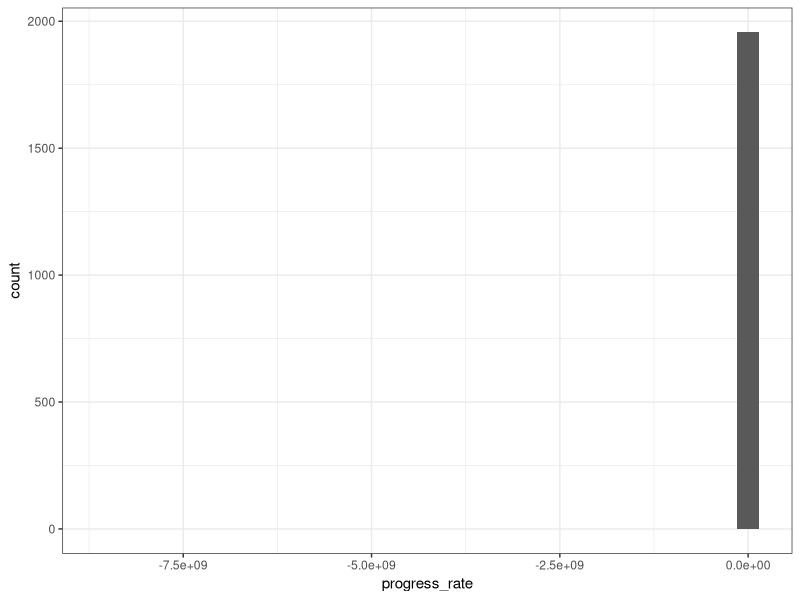
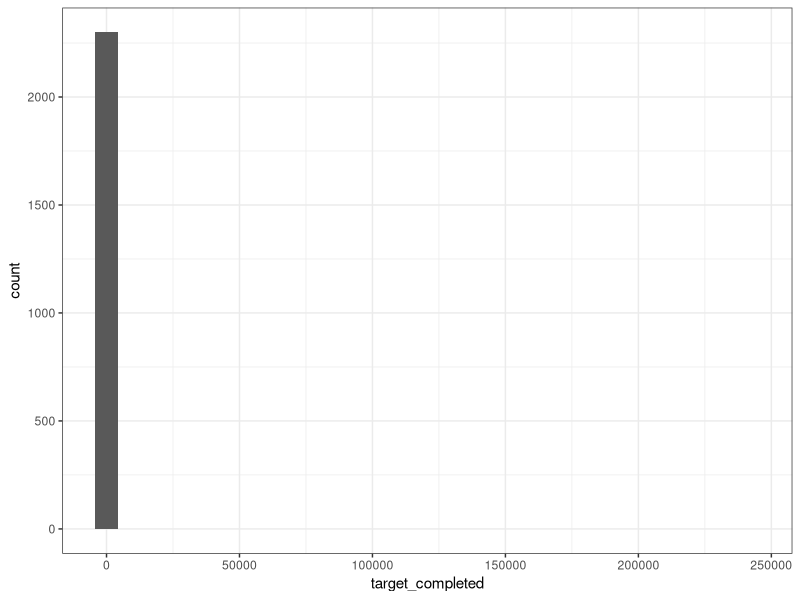
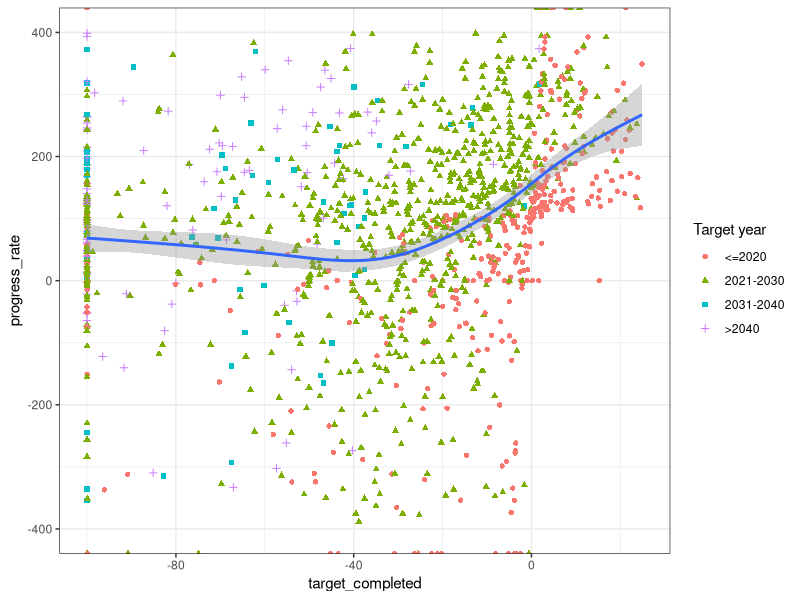
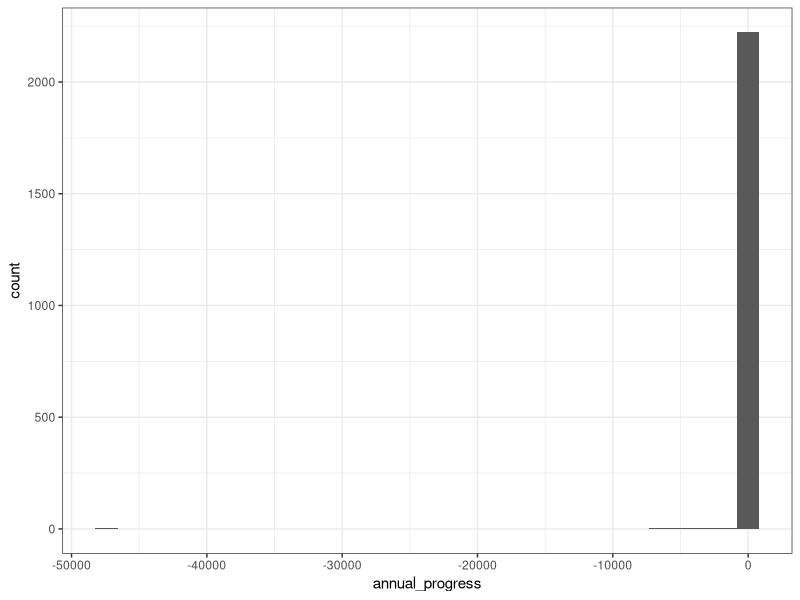
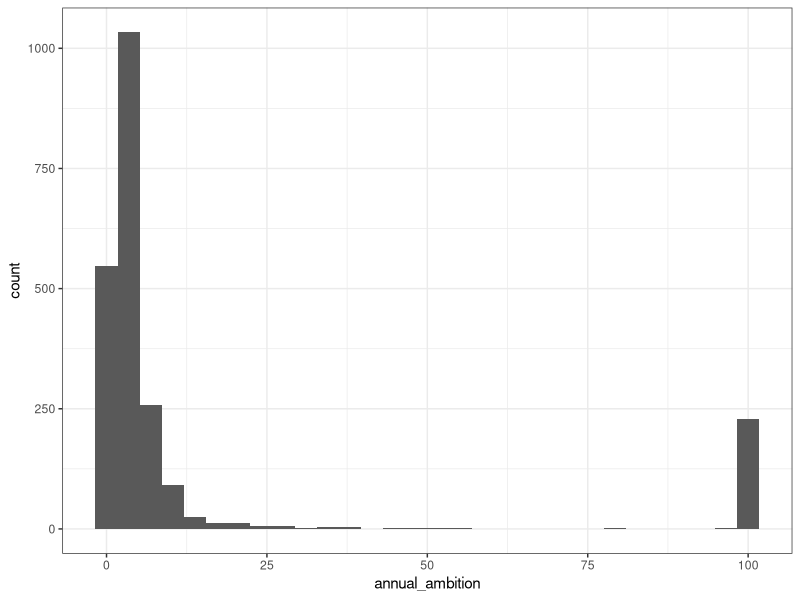
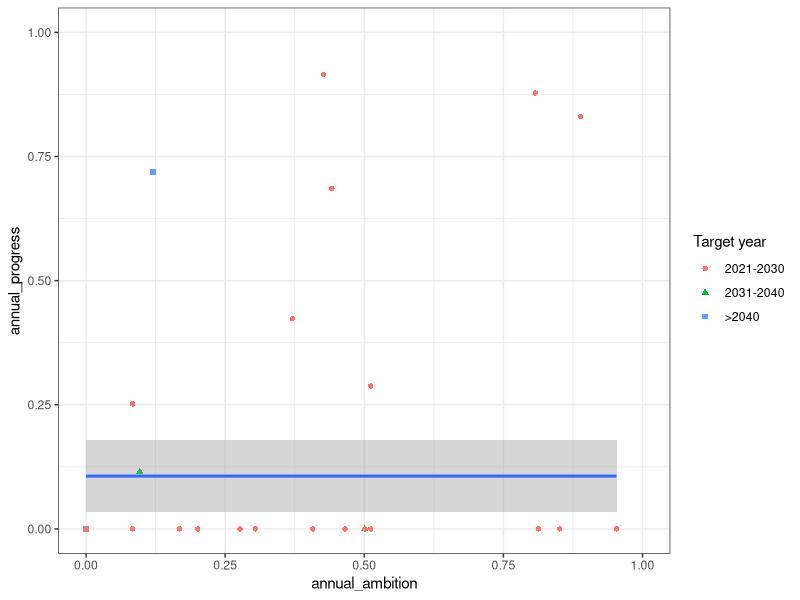
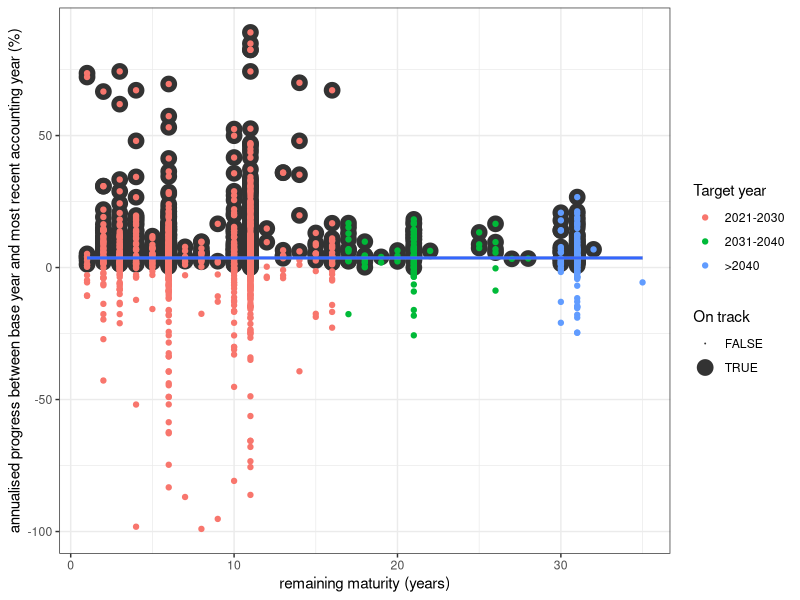
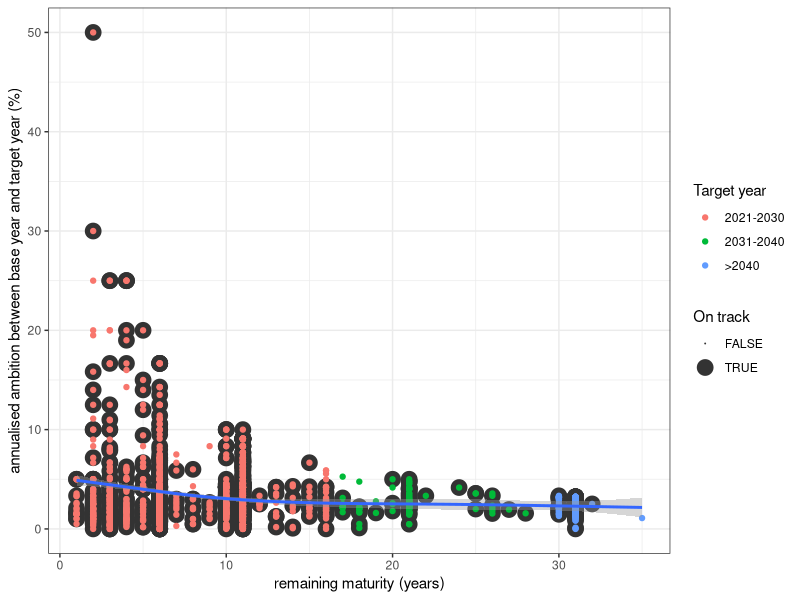

Write R code to recreate these figures, in order.
library(stringr)
library(readxl)
library(tidyverse)
library(data.table)
library(patchwork)

choice = "response" # resonse or processed
# read in data (response or processed)
# RESPONSE DATA
data_2020_response_original <- read_excel('data/CDP/input/CDP_CCTD_2020_abs_ER_public.xlsx', sheet = "Absolute ER")
data_2020_response <- select(data_2020_response_original, account_id, 
                             `Base year emissions (100% of scope)`, `Base year emissions (100% of scope, excl. scope 3)`, `Base year`,
                             `MRY emissions (100% of scope)`, `MRY emissions (100% of scope, excl. scope 3)`, `Most recent accounting year`,
                             `Targeted reduction from base year (%)`, `Target year`)
nrow(data_2020_response)

# PROCESSED DATA (CAAT)
data_CAAT_2020 <- read.table('data/CDP/output/data_CAAT.csv', sep=";", header = TRUE)
nrow(data_CAAT_2020)
data_2020_processed <- mutate(data_CAAT_2020, selection=ifelse(is.na(`Target.Year.2`), 1, 2),
                             `Target year`=ifelse(selection==1, `Target.Year.1`, `Target.Year.2`),
                             `Targeted reduction from base year (%)`=ifelse(selection==1, `Target.Year.1.Scope.1.emissions.reduction..perc.`, `Target.Year.2.Scope.1.emissions.reduction..perc.`))
data_2020_processed <- mutate(data_2020_processed, account_id=`Actor.name`,
                                                 `Base year emissions (100% of scope)`=NA, 
                                                 `Base year emissions (100% of scope, excl. scope 3)`=`BY.Scope.1.emissions..tCO2e.`+`BY.Scope.2.emissions..tCO2e.`,
                                                 `Base year`=`Base.Year`,
                                                 `MRY emissions (100% of scope)`=NA, 
                                                 `MRY emissions (100% of scope, excl. scope 3)`=`MRY.Scope.1.emissions..tCO2e.`+`MRY.Scope.2.emissions..tCO2e.`, 
                                                 `Most recent accounting year`=`MRY.Year`) %>%
                     select(account_id, 
                            `Base year emissions (100% of scope)`, `Base year emissions (100% of scope, excl. scope 3)`, `Base year`,
                            `MRY emissions (100% of scope)`, `MRY emissions (100% of scope, excl. scope 3)`, `Most recent accounting year`,
                            `Targeted reduction from base year (%)`, `Target year`)
nrow(data_2020_processed)


if (choice=="response") {data_2020=data_2020_response} else {data_2020=data_2020_processed}

   
data_progress <-  mutate(data_2020,
                         BY_EM=ifelse(is.na(`Base year emissions (100% of scope, excl. scope 3)`), `Base year emissions (100% of scope)`, `Base year emissions (100% of scope, excl. scope 3)`),
                         MRY_EM=ifelse(is.na(`MRY emissions (100% of scope, excl. scope 3)`), `MRY emissions (100% of scope)`, `MRY emissions (100% of scope, excl. scope 3)`)) %>%
                  rename(BY=`Base year`,
                         MRY=`Most recent accounting year`,
                         TR=`Targeted reduction from base year (%)`, TY=`Target year`) %>%
                  filter(!is.na(BY_EM), !(BY_EM=="private_response"), 
                         !is.na(MRY_EM), MRY_EM>0, !(MRY_EM=="private_response"), 
                         !is.na(TR), 
                         !is.na(TY)) %>%
                  select(-`Base year emissions (100% of scope)`, -`Base year emissions (100% of scope, excl. scope 3)`,
                         -`MRY emissions (100% of scope)`, -`MRY emissions (100% of scope, excl. scope 3)`)
nrow(data_progress)
data_progress$BY_EM <- as.numeric(data_progress$BY_EM)
data_progress$MRY_EM <- as.numeric(data_progress$MRY_EM)

min(data_progress$TY, na.rm=TRUE)
max(data_progress$TY, na.rm=TRUE)
tst <- filter(data_progress, TY>2030)

# calculate progress rate and target completed
data_progress <- mutate(data_progress, TY_EM=(1-TR/100)*BY_EM,
                                       reduction_achieved=BY_EM-MRY_EM,
                                       Timelapsed=(MRY-BY)/(TY-BY),
                                       reduction_required=BY_EM*(TR/100)*Timelapsed,
                                       reduction_achieved=BY_EM-MRY_EM,
                                       on_track=ifelse(reduction_achieved>=reduction_required, TRUE, FALSE),
                                       target_year_group=ifelse(TY<=2020, 0, ifelse(TY<=2035, 1, ifelse(TY<2050, 2, 3))),
                                       target_completed=100*(TY_EM/MRY_EM-1),
                                       progress_rate=100*(reduction_achieved/reduction_required),
                                       maturity=ifelse(TY-BY>=0, TY-BY, NA),
                                       maturity_remaining=ifelse(TY-MRY>=0, TY-MRY, NA),
                                       annual_ambition=ifelse(maturity_remaining>=0 & BY_EM>0 & MRY_EM>0,-100*((TY_EM/BY_EM)^(1/(TY-BY))-1), NA),
                                       annual_progress=ifelse(maturity_remaining>=0 & BY_EM>0 & MRY_EM>0,-100*((MRY_EM/BY_EM)^(1/(MRY-BY))-1), NA),
                                       annual_remainig=ifelse(maturity_remaining>=0 & BY_EM>0 & MRY_EM>0,-100*((TY_EM/MRY_EM)^(1/(TY-MRY))-1), NA),
                                       annual_ambition_a=ifelse(maturity_remaining>=0 & BY_EM>0 & MRY_EM>0,-100*((1/BY_EM)*(TY_EM-BY_EM)/(TY-BY)), NA),
                                       annual_progress_a=ifelse(maturity_remaining>=0 & BY_EM>0 & MRY_EM>0,-100*((1/BY_EM)*(MRY_EM-BY_EM)/(MRY-BY)), NA)
                        )
data_progress$target_year_group <- factor(data_progress$target_year_group, levels=c('0', '1', '2', '3'))
nrow(data_progress)

# plot histogram progress rate
g_progress_rate <- ggplot(data=data_progress) +
                   geom_histogram(aes(x=progress_rate)) +
                   theme_bw()
plot(g_progress_rate)

# plot histogram target_completed
g_target_completed <- ggplot(data=data_progress) +
                   geom_histogram(aes(x=target_completed)) +
                   theme_bw()
plot(g_target_completed)

#d_progress=filter(data_progress, target_year_group%in%c('2'))
#progress_TY_labels=c("2036-2050")
d_progress=filter(data_progress, target_year_group%in%c('0', '1', '2', '3'))
progress_TY_labels=c("<=2020", "2021-2030", "2031-2040", ">2040")
nrow(d_progress)
g_progress <- ggplot(data=d_progress) +
              geom_point(aes(x=target_completed, y=progress_rate, colour=target_year_group, shape=target_year_group)) +
              geom_smooth(aes(x=target_completed, y=progress_rate)) +
              scale_colour_discrete(name="Target year", labels=progress_TY_labels) +
              scale_shape_discrete(name="Target year", labels=progress_TY_labels) +
              xlim(-100, 25) +
              ylim(-400,400) +
              theme_bw()
plot(g_progress)


#TRY ALTERNATIVE PROGRESS AND AMBITION

# plot histogram progress rate
g_progress_rate_annual <- ggplot(data=data_progress) +
  geom_histogram(aes(x=annual_progress)) +
  theme_bw()
plot(g_progress_rate_annual)

# plot histogram target_completed
g_ambition_annual <- ggplot(data=data_progress) +
  geom_histogram(aes(x=annual_ambition)) +
  theme_bw()
plot(g_ambition_annual)

#d_progress=filter(data_progress, target_year_group%in%c('2'))
#progress_TY_labels=c("2036-2050")
# CHANGE
d_progress_annual=filter(data_progress, target_year_group%in%c('1', '2', '3'))
progress_TY_labels=c( "2021-2030", "2031-2040", ">2040")
nrow(d_progress_annual)
g_progress_annual <- ggplot(data=d_progress_annual) +
  geom_point(aes(x=annual_ambition, y=annual_progress, colour=target_year_group, shape=target_year_group)) +
  geom_smooth(aes(x=annual_ambition, y=annual_progress)) +
  scale_colour_discrete(name="Target year", labels=progress_TY_labels) +
  scale_shape_discrete(name="Target year", labels=progress_TY_labels) +
  xlim(0, 1) +
  ylim(0, 1) +
  theme_bw()
plot(g_progress_annual)

#---------------------------------

# PLOT PROGRESS, AMBITION
d_ambition_progress=filter(data_progress, target_year_group%in%c('1', '2', '3'))
progress_TY_labels=c( "2021-2030", "2031-2040", ">2040")
nrow(d_ambition_progress)

# 1. PLOT Maturity against annual progress
g_maturity_progress <- ggplot(data=filter(d_ambition_progress, maturity_remaining>0, maturity_remaining<40, annual_progress_a>-100, annual_progress_a<100),
                              aes(x=maturity_remaining, y=annual_progress_a)) +
  geom_point(aes(size=on_track), colour="grey20") +
  geom_point(aes(colour=target_year_group)) +
  geom_smooth(aes(x=maturity_remaining, y=annual_progress_a)) +
  scale_colour_discrete(name="Target year", labels=progress_TY_labels) +
  scale_size_manual(name="On track", values=c("TRUE"=5, "FALSE"=0.0)) +
  xlab("remaining maturity (years)") +
  ylab("annualised progress between base year and most recent accounting year (%)") +
  #xlim(0, 40) +
  #ylim(-100, 100) +
  theme_bw()
plot(g_maturity_progress)

# 2. PLOT Maturity against annual ambition
g_maturity_ambition <- ggplot(data=filter(d_ambition_progress, maturity_remaining>0, maturity_remaining<40, annual_ambition_a>-100, annual_ambition_a<100),
                              aes(x=maturity_remaining, y=annual_ambition_a)) +
  geom_point(aes(size=on_track), colour="grey20") +
  geom_point(aes(colour=target_year_group)) +
  geom_smooth() +
  scale_colour_discrete(name="Target year", labels=progress_TY_labels) +
  scale_size_manual(name="On track", values=c("TRUE"=5, "FALSE"=0.0)) +
  xlab("remaining maturity (years)") +
  ylab("annualised ambition between base year and target year (%)") +
  #xlim(0, 40) +
  #ylim(-30, 0) +
  theme_bw()
plot(g_maturity_ambition)

# 3. PLOT annual ambition against annual progress
g_ambition_progress <- ggplot(data=filter(d_ambition_progress, annual_ambition_a>-100, annual_ambition_a<100, annual_progress_a>-100, annual_progress_a<100),
                              aes(x=annual_ambition_a, y=annual_progress_a)) +
  geom_point(aes(size=on_track), colour="grey20") +
  geom_point(aes(colour=target_year_group)) +
  geom_smooth(aes()) +
  scale_colour_discrete(name="Target year", labels=progress_TY_labels) +
  scale_size_manual(name="On track", values=c("TRUE"=5, "FALSE"=0.0)) +
  xlab("annualised ambition (%)") +
  ylab("annualised progress (%)") +
  #xlim(-100, 100) +
  #ylim(-100, 100) +
  theme_bw()
plot(g_ambition_progress)

g_total <- (g_maturity_ambition + theme(legend.position = "none") + ylim(-100, 100) + ggtitle("Ambition")) + 
           (g_maturity_progress + theme(legend.position = "none") + ylim(-100, 100)+ ggtitle("Progress")) +
           (g_ambition_progress + ylim(-100, 100)+ ggtitle("Compare ambition and progress"))
plot(g_total)

#---------------------------------

# COMPARE TO LAST YEARS DATA
#data_progress_DDL <- read.csv('data/companies_progress_tracking_2021_DDL.csv', sep=",", header=TRUE, encoding = "UTF-8") 
data_progress_DDL <- fread('data/companies_progress_tracking_2021_DDL_semicolumn.csv', sep=";", header=TRUE) 
data_progress_DDL <- as.data.frame(data_progress_DDL) %>%
                     mutate(target_completed=gsub('\\%', '', `Target emission change rate vs 2019`), 
                            progress_rate=gsub('\\%', '', `Pro-rated achievement rate (BY-TY)`))
data_progress_DDL$target_completed <- as.numeric(data_progress_DDL$target_completed)
data_progress_DDL$progress_rate <- as.numeric(data_progress_DDL$progress_rate)
nrow(data_progress_DDL)
g_progress_DDL <- ggplot(data=data_progress_DDL) +
                  geom_point(aes(x=target_completed, y=progress_rate)) +
                  geom_smooth(aes(x=target_completed, y=progress_rate)) +
                  xlim(-100, 25) +
                  ylim(-400,400) +
                  theme_bw()
plot(g_progress_DDL)
